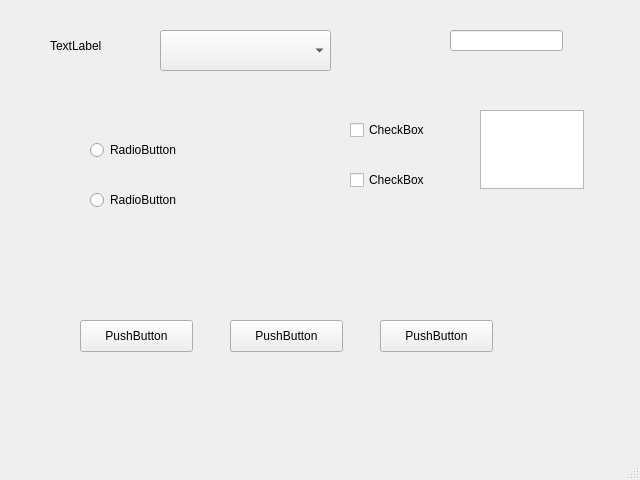
<?xml version="1.0" encoding="UTF-8"?>
<ui version="4.0">
 <class>MainWindow</class>
 <widget class="QMainWindow" name="MainWindow">
  <property name="geometry">
   <rect>
    <x>0</x>
    <y>0</y>
    <width>640</width>
    <height>480</height>
   </rect>
  </property>
  <property name="windowTitle">
   <string>MainWindow</string>
  </property>
  <widget class="QWidget" name="centralwidget">
   <widget class="QLabel" name="label">
    <property name="geometry">
     <rect>
      <x>50</x>
      <y>30</y>
      <width>151</width>
      <height>31</height>
     </rect>
    </property>
    <property name="text">
     <string>TextLabel</string>
    </property>
   </widget>
   <widget class="QComboBox" name="comboBox">
    <property name="geometry">
     <rect>
      <x>160</x>
      <y>30</y>
      <width>171</width>
      <height>41</height>
     </rect>
    </property>
   </widget>
   <widget class="QRadioButton" name="radioButton">
    <property name="geometry">
     <rect>
      <x>90</x>
      <y>140</y>
      <width>100</width>
      <height>20</height>
     </rect>
    </property>
    <property name="text">
     <string>RadioButton</string>
    </property>
   </widget>
   <widget class="QRadioButton" name="radioButton_2">
    <property name="geometry">
     <rect>
      <x>90</x>
      <y>190</y>
      <width>100</width>
      <height>20</height>
     </rect>
    </property>
    <property name="text">
     <string>RadioButton</string>
    </property>
   </widget>
   <widget class="QCheckBox" name="checkBox">
    <property name="geometry">
     <rect>
      <x>350</x>
      <y>120</y>
      <width>87</width>
      <height>20</height>
     </rect>
    </property>
    <property name="text">
     <string>CheckBox</string>
    </property>
   </widget>
   <widget class="QCheckBox" name="checkBox_2">
    <property name="geometry">
     <rect>
      <x>350</x>
      <y>170</y>
      <width>87</width>
      <height>20</height>
     </rect>
    </property>
    <property name="text">
     <string>CheckBox</string>
    </property>
   </widget>
   <widget class="QPushButton" name="pushButton">
    <property name="geometry">
     <rect>
      <x>80</x>
      <y>320</y>
      <width>113</width>
      <height>32</height>
     </rect>
    </property>
    <property name="text">
     <string>PushButton</string>
    </property>
   </widget>
   <widget class="QPushButton" name="pushButton_2">
    <property name="geometry">
     <rect>
      <x>230</x>
      <y>320</y>
      <width>113</width>
      <height>32</height>
     </rect>
    </property>
    <property name="text">
     <string>PushButton</string>
    </property>
   </widget>
   <widget class="QPushButton" name="pushButton_3">
    <property name="geometry">
     <rect>
      <x>380</x>
      <y>320</y>
      <width>113</width>
      <height>32</height>
     </rect>
    </property>
    <property name="text">
     <string>PushButton</string>
    </property>
   </widget>
   <widget class="QLineEdit" name="lineEdit">
    <property name="geometry">
     <rect>
      <x>450</x>
      <y>30</y>
      <width>113</width>
      <height>21</height>
     </rect>
    </property>
   </widget>
   <widget class="QTextEdit" name="textEdit">
    <property name="geometry">
     <rect>
      <x>480</x>
      <y>110</y>
      <width>104</width>
      <height>79</height>
     </rect>
    </property>
   </widget>
  </widget>
  <widget class="QMenuBar" name="menubar">
   <property name="geometry">
    <rect>
     <x>0</x>
     <y>0</y>
     <width>640</width>
     <height>24</height>
    </rect>
   </property>
  </widget>
  <widget class="QStatusBar" name="statusbar"/>
 </widget>
 <resources/>
 <connections/>
</ui>
